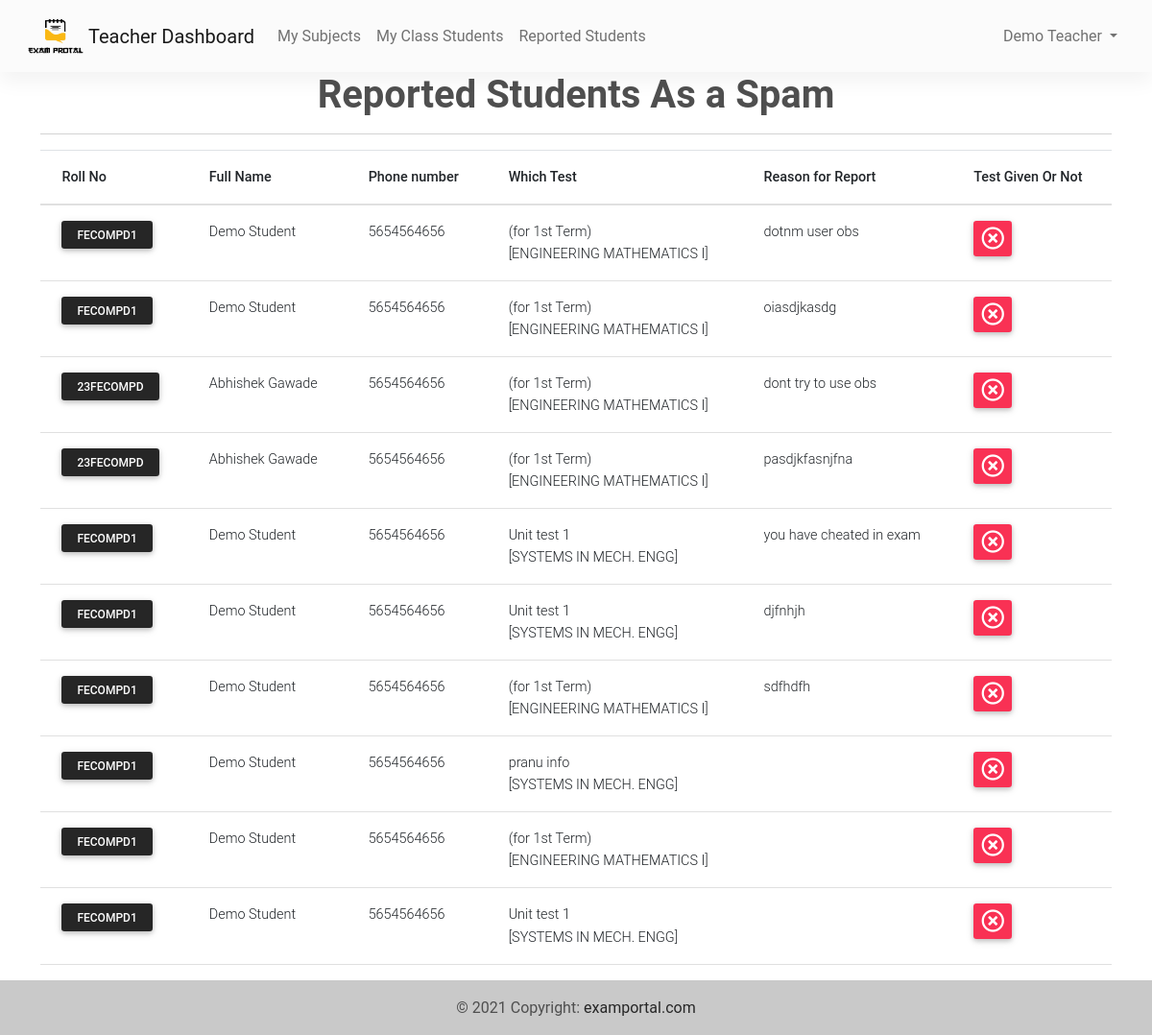
Page /teachers/report-student-list/ (signed in) on the committed database.
### students/models.py (models this page shows, shortened)
class User(AbstractUser):
    is_student = models.BooleanField(default=False)
    is_teacher = models.BooleanField(default=False)
    is_hod = models.BooleanField(default=False)

class ReportStudent(models.Model):
    student=models.ForeignKey(User,on_delete=models.CASCADE,default=False,null=True,related_name='student_report')
    teacher=models.ForeignKey(User,on_delete=models.CASCADE,default=False,null=True,related_name='teacher_report')
    test= models.ForeignKey(Test,on_delete=models.SET_NULL,blank=True,null=True)
    description=models.TextField(max_length=300)
    created =models.DateTimeField(auto_now_add=True)
    def get_student(self):
        return Student.objects.get(user=self.student)

class Student(models.Model):
    user = models.OneToOneField(User, on_delete=models.CASCADE, primary_key=True)
    student_subjects = models.ManyToManyField(Subject,related_name='student_subjects')
    college_rollno =models.CharField(max_length=10,unique=True,help_text = "Only <b>Number </b>",error_messages={
                'unique':"This rollno has already been registered."})
    phone_number=models.CharField(max_length=20)
    verify=models.BooleanField(default=False)

class Test(models.Model):
    teacher=models.ForeignKey(User,on_delete=models.CASCADE,default=False,null=True)
    test_title =models.CharField(max_length=300,help_text = "Title For Your test <b>Not Subject Name</b>")
    exam_start_time=models.DateTimeField(help_text = " <em> YYYY-MM-DD HH-MM-SS (in 24hrs)</em>.")
    exam_end_time=models.DateTimeField(help_text = " <em> YYYY-MM-DD HH-MM-SS (in 24hrs)</em>.")
    duration=models.TimeField(default='01:00:00',help_text = "Please use the following format: <em>HH-MM-SS</em>.")
    make_active=models.BooleanField(default=False,help_text = "Make Exam Active Please Be aware of it!!")
    total_question=models.IntegerField(default=0,help_text = "Total You want to student Answers<brq>")
    passing_marks=models.IntegerField(default=0,
        help_text = "Keep Zero for <b>No Passing Criteria </b> and Less than <b>Max</b> marks")
    subject = models.ForeignKey(Subject,on_delete=models.CASCADE)
    created =models.DateTimeField(auto_now_add=True)
    updated=models.DateTimeField(auto_now=True)
    show_result=models.BooleanField(default=False,help_text = "If you clicked from now student can  seee there result from ther dashboard ")
    def allow_student_for_exam(self,student):
        time=timezone.now()
        if (time>self.exam_start_time) and (time<self.exam_end_time):
            print('sdfgs')
            if UserQuestionList.objects.filter(student=student,test=self).exists():
                test_for_student=UserQuestionList.objects.get(student=student,test=self)
                if timezone.now() > test_for_student.end_time:
                    return False
                elif (not test_for_student.submit_time) and (test_for_student.start_time  < time)  :
                    return True
                else:
                    return False
            return True
        else:
            return False

class Subject(models.Model):
    hod=models.ForeignKey(User,on_delete=models.CASCADE,default=False,null=True)
    subject_name=models.CharField(max_length=300,unique=True,help_text = "Enter Subject Name <b>Do Not Duplicate </b>",)
    subject_code=models.CharField(max_length=10,unique=True,help_text = "Enter Subject Code <b>Given by SPPU</b>",)
    teachers=models.ManyToManyField(User,related_name='subject_teachers',
                            help_text = "Use <b>control + arrow</b> click to select multiple teachers",
                            verbose_name='Select Teachers Want To Include')
    created =models.DateTimeField(auto_now_add=True)
    updated=models.DateTimeField(auto_now=True)

### teachers/views.py (the view)
    def wrapper_func(request,*args, **kwargs):
        if request.user.is_authenticated:
            if (request.user.is_teacher) or request.user.is_hod:
            	if request.user.is_hod:
            		return view_func(request,*args, **kwargs)
            	else:
            		if get_object_or_404(Teacher, user = request.user).verify:
            			return view_func(request,*args, **kwargs)
            		else:
                		messages.error(request, f"Your account is not verified please contact the HOD for same")
                		return redirect("login")
            else:
            	messages.success(request, f"Your authorized to access this page. Would you like to login to a different account?")
            	return redirect("login")
        else:
         	return redirect("login")

### students/templatetags/templates_tags.py (called while the page is built)
@register.filter
def eligible_student_test(student,test_id,):
    if student.is_authenticated:
        test_for_student=Test.objects.get(pk=test_id)
        return test_for_student.allow_student_for_exam(student=student)

### teachers/views.py (called while the page is built)
def allow_to_teacher_hod(view_func):
    def wrapper_func(request,*args, **kwargs):
        if request.user.is_authenticated:
            if (request.user.is_teacher) or request.user.is_hod:
            	if request.user.is_hod:
            		return view_func(request,*args, **kwargs)
            	else:
            		if get_object_or_404(Teacher, user = request.user).verify:
            			return view_func(request,*args, **kwargs)
            		else:
                		messages.error(request, f"Your account is not verified please contact the HOD for same")
                		return redirect("login")
            else:
            	messages.success(request, f"Your authorized to access this page. Would you like to login to a different account?")
            	return redirect("login")
        else:
         	return redirect("login")
    return wrapper_func

@allow_to_teacher_hod
@login_required
def reported_student_list(request):
	reported_student_list=ReportStudent.objects.all()
	return render(request, "teachers/reported_student.html", {
    			'reported_student':reported_student_list})

### templates/teachers/reported_student.html
{% extends 'teachers/teachers_base.html' %}
{% load static %}
{% load templates_tags %}
{% block content %}
<h2 class="h1 fw-bold text-center">
          Reported  Students As a Spam
</h2>
<hr>
 <div class="table-responsive">
    <table class="table">
      <thead>
        <tr>
          <th scope="col">Roll No</th>
          <th scope="col">Full Name</th>
          <th scope="col">Phone number</th>
          <th scope="col">Which Test</th>
          <th scope="col">Reason for Report</th>
          <th scope="col">Test Given Or Not</th>
        </tr>
      </thead>
      <tbody>
            {% for reportstudent in  reported_student %}
                    <tr>
                          <th scope="row">
                            <a href="{% url 'student_all_test_detail' reportstudent.student.pk %}">
                              <button type="button" class="btn btn-dark btn-sm">{{reportstudent.get_student.college_rollno}}</button>
                            </a>
                          </th>
                          <td>{{reportstudent.student.get_full_name}}</td>
                          <td>{{reportstudent.get_student.phone_number}}</td>
                          <td>{{reportstudent.test.test_title}}<br>
                            [{{reportstudent.test.subject.subject_name}}]</td>
                          <td>{{reportstudent.description}}</td>
                          <td>
                                {% if  reportstudent.student|eligible_student_test:reportstudent.test.id   %}
                                  <button type="button"  class="btn  btn-success btn-sm px-2">
                                      <i class="far fa-check-circle fa-2x"></i>
                                {% else %}
                                <a>
                                    <button type="button" class="btn  btn-danger btn-sm px-2">
                                      <i class="far fa-times-circle fa-2x"></i></a>
                                {% endif %}
                          </td>
                    </tr>
            {% endfor %}
      </tbody>
    </table>
</div>
{% endblock content %}

### templates/teachers/teachers_navi.html (shortened to what this page needs)
{% load static %}
<nav class="navbar navbar-expand-lg navbar-light bg-light">
  <div class="container-fluid">
    <a class="navbar-brand" href="{% url 'main_page' %}">
      <img src="{% static 'logo.png' %}" width="60" height="40" class="d-inline-block align-top" alt="">
      {% if user.is_hod %}
          HOD
      {% elif user.is_teacher %}
          Teacher
      {% endif %}
      Dashboard</a>
    <div class="collapse navbar-collapse" id="navbarText">
      <ul class="navbar-nav me-auto mb-2 mb-lg-0">
        {% if user.is_hod %}
                <li class="nav-item">
          <a class="nav-link " aria-current="page" href="{% url 'all_subject' %}">All Subjects</a>
        </li>
          <li class="nav-item">
            <a class="nav-link" href="{% url 'subject_create' %}">Create Subject</a>
          </li>
           <li class="nav-item">
            <a class="nav-link" href="{% url 'all_teacher_details' %}">All Teachers</a>
          </li>
          <li class="nav-item">
            <a class="nav-link" href="{% url 'my_students' %}">All Students</a>
          </li>
        {% elif user.is_teacher %}
                <li class="nav-item">
          <a class="nav-link " aria-current="page" href="{% url 'my_subject' %}">My Subjects</a>
        </li>
          <li class="nav-item">
            <a class="nav-link" href="{% url 'my_students' %}">My Class Students</a>
          </li>
        {% endif %}
                    <li class="nav-item">
            <a class="nav-link" href="{% url 'reported_student_list' %}">Reported Students</a>
          </li>
           {% block navibar %}
        <li class="nav-item">
          <a class="nav-link" href="#"></a>
        </li>
        {% endblock navibar %}
</ul>
      <span class="navbar-text">
        <ul class="navbar-nav me-auto mb-2 mb-lg-0">
            <li class="nav-item dropdown">
              <a class="nav-link dropdown-toggle" href="#" id="navbarDropdown" role="button" data-toggle="dropdown" aria-haspopup="true" aria-expanded="false">
                {{user.get_full_name}}
              </a>
            </li>
      </ul>
      </span>
    </div>
  </div>
</nav>

### rows in the picture
User: get_full_name "Demo Teacher"
ReportStudent: get_student.college_rollno "FECOMPD1", student.get_full_name "Demo Student", get_student.phone_number "5654564656", test.test_title "(for 1st Term)", test.subject.subject_name "ENGINEERING MATHEMATICS I", description "dotnm user obs"
ReportStudent: get_student.college_rollno "FECOMPD1", student.get_full_name "Demo Student", get_student.phone_number "5654564656", test.test_title "(for 1st Term)", test.subject.subject_name "ENGINEERING MATHEMATICS I", description "oiasdjkasdg"
ReportStudent: get_student.college_rollno "23FECOMPD", student.get_full_name "Abhishek Gawade", get_student.phone_number "5654564656", test.test_title "(for 1st Term)", test.subject.subject_name "ENGINEERING MATHEMATICS I", description "dont try to use obs"
ReportStudent: get_student.college_rollno "23FECOMPD", student.get_full_name "Abhishek Gawade", get_student.phone_number "5654564656", test.test_title "(for 1st Term)", test.subject.subject_name "ENGINEERING MATHEMATICS I", description "pasdjkfasnjfna"
ReportStudent: get_student.college_rollno "FECOMPD1", student.get_full_name "Demo Student", get_student.phone_number "5654564656", test.test_title "Unit test 1", test.subject.subject_name "SYSTEMS IN MECH. ENGG", description "you have cheated in exam"
ReportStudent: get_student.college_rollno "FECOMPD1", student.get_full_name "Demo Student", get_student.phone_number "5654564656", test.test_title "Unit test 1", test.subject.subject_name "SYSTEMS IN MECH. ENGG", description "djfnhjh"
ReportStudent: get_student.college_rollno "FECOMPD1", student.get_full_name "Demo Student", get_student.phone_number "5654564656", test.test_title "(for 1st Term)", test.subject.subject_name "ENGINEERING MATHEMATICS I", description "sdfhdfh"
ReportStudent: get_student.college_rollno "FECOMPD1", student.get_full_name "Demo Student", get_student.phone_number "5654564656", test.test_title "pranu info", test.subject.subject_name "SYSTEMS IN MECH. ENGG"
ReportStudent: get_student.college_rollno "FECOMPD1", student.get_full_name "Demo Student", get_student.phone_number "5654564656", test.test_title "(for 1st Term)", test.subject.subject_name "ENGINEERING MATHEMATICS I"
ReportStudent: get_student.college_rollno "FECOMPD1", student.get_full_name "Demo Student", get_student.phone_number "5654564656", test.test_title "Unit test 1", test.subject.subject_name "SYSTEMS IN MECH. ENGG"
